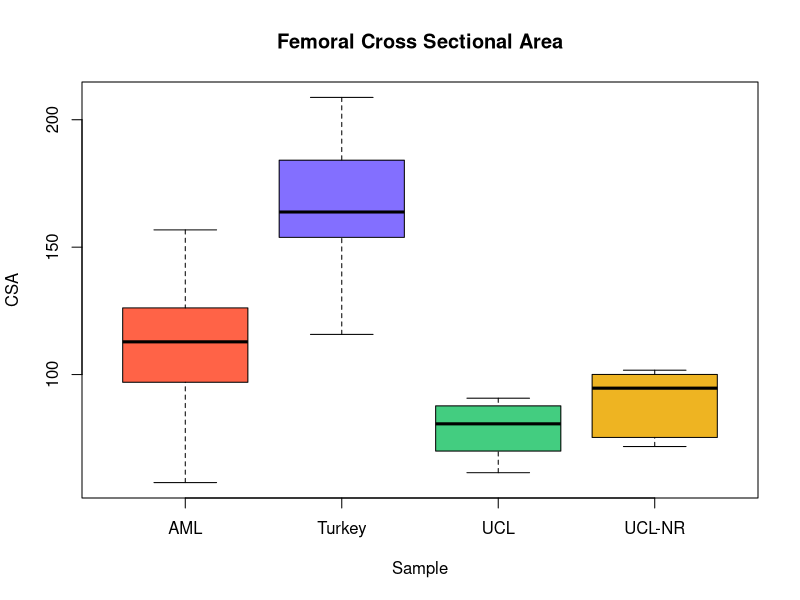
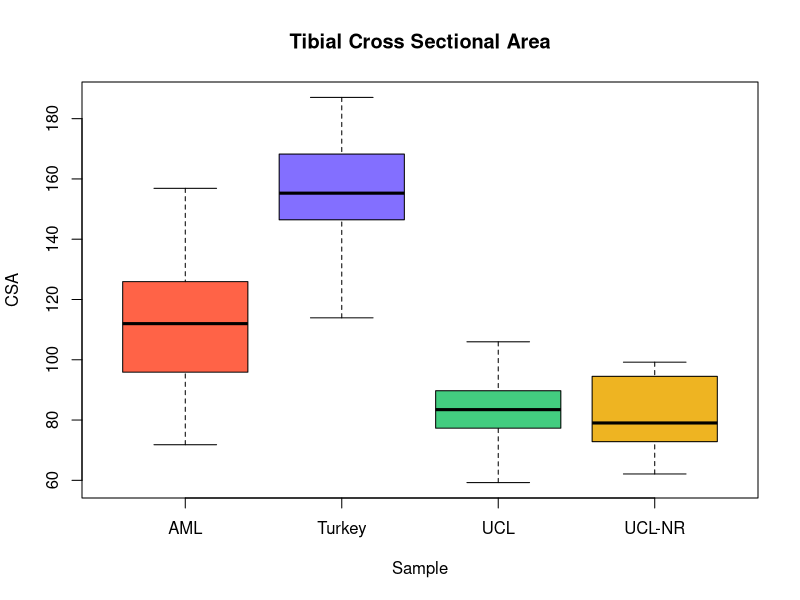
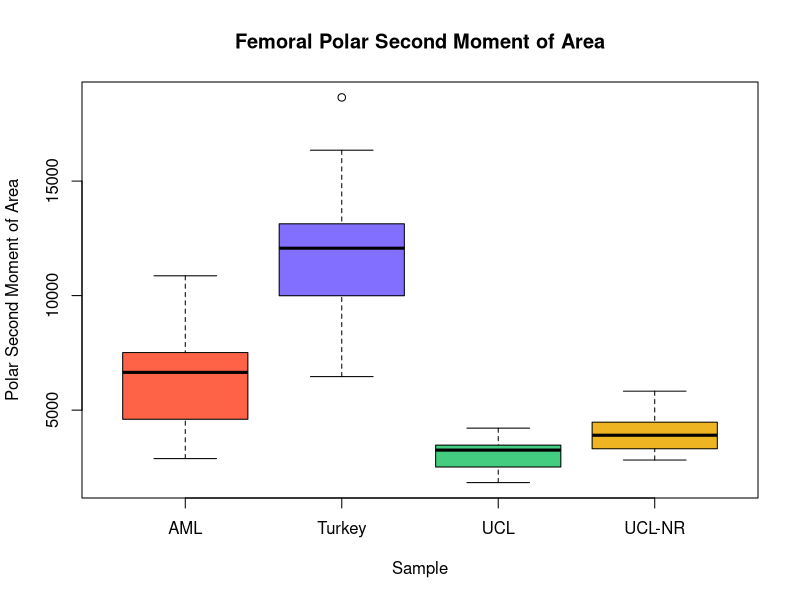
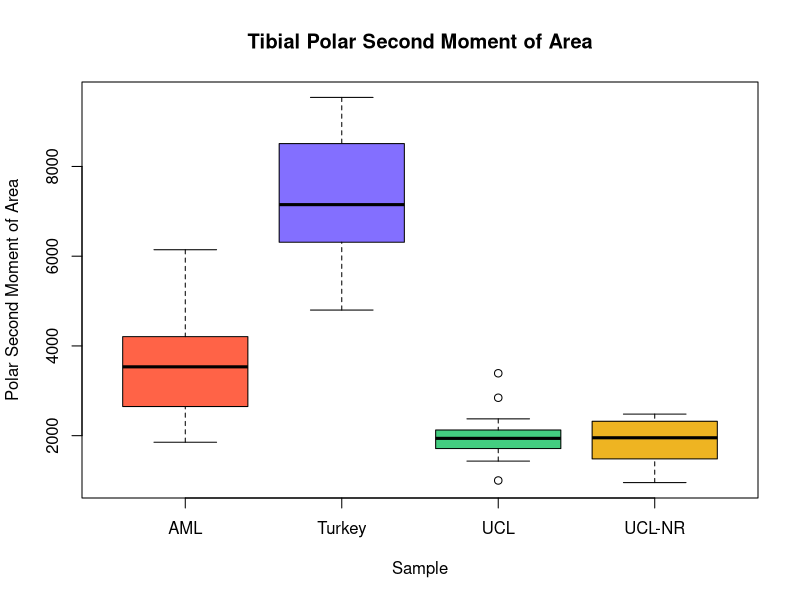
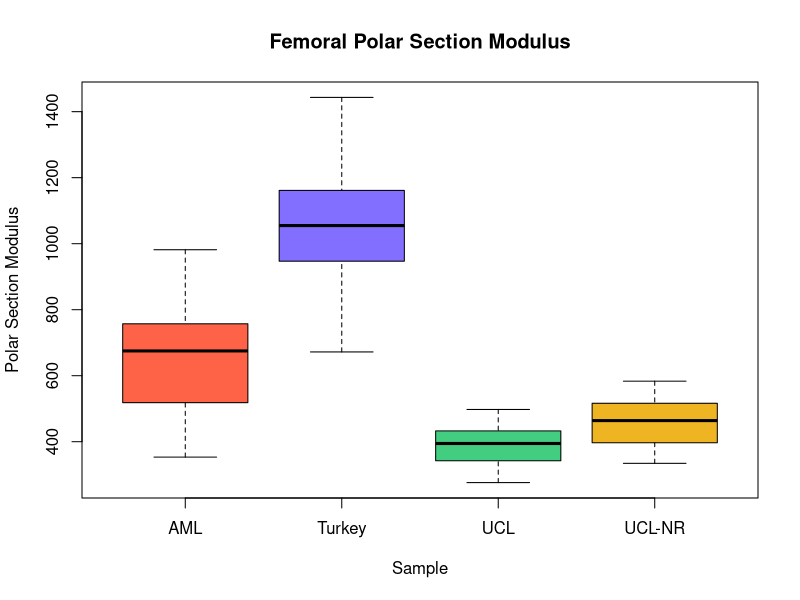
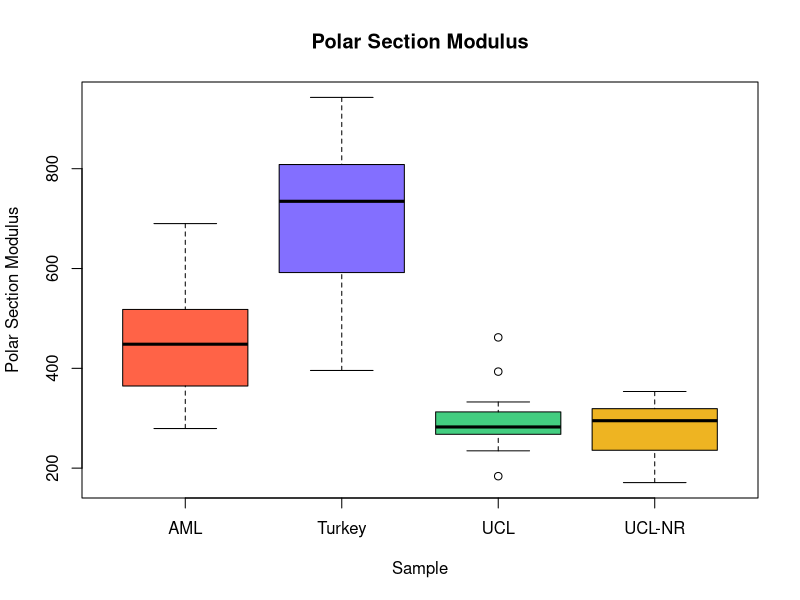
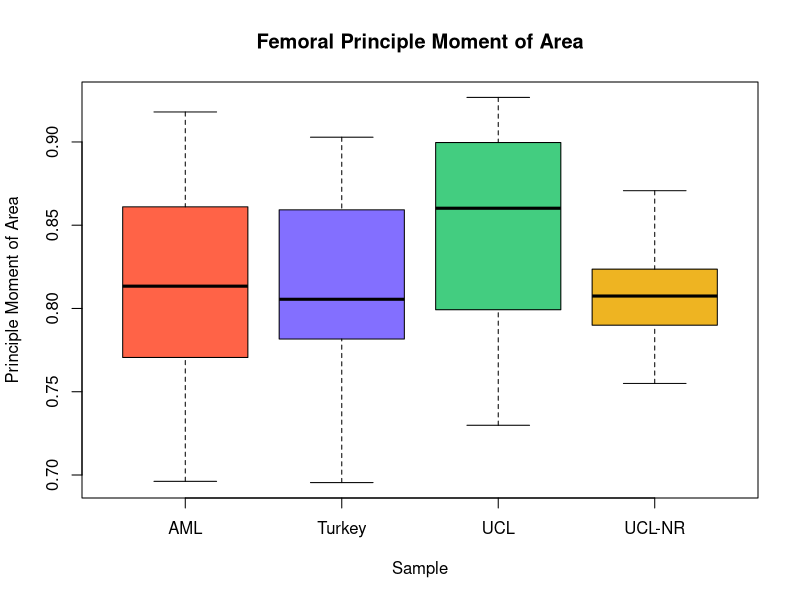
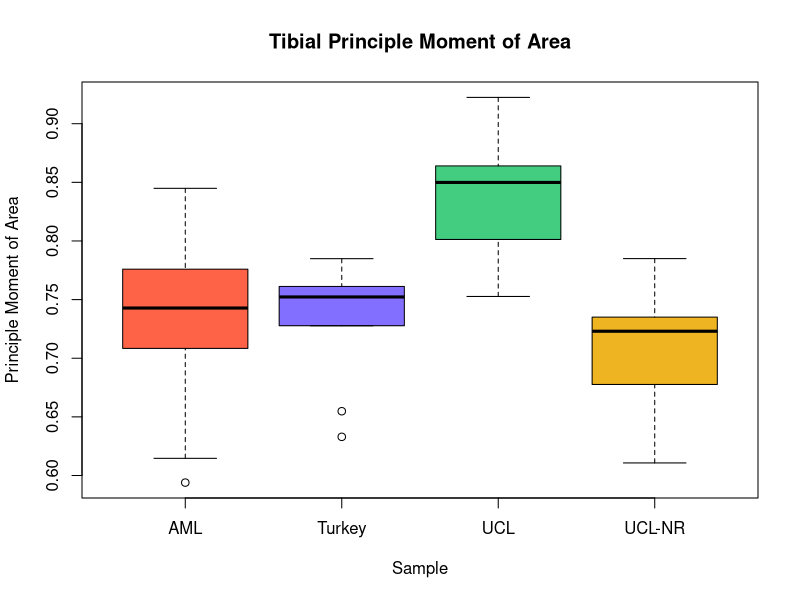

Here is the R script that generated these plots, in order:
library(tidyverse)

#getting data into r
femur<-read.csv(file="Femur.csv", sep=",",header=T)
tibia<-read.csv(file="Tibia.csv",sep=",",header=T)

#creating color vector
colors<-c("tomato1","slateblue1","seagreen3","goldenrod2")

#CSA boxplots
boxplot(femur$CSA~femur$Sample, xlab="Sample", ylab="CSA", main="Femoral Cross Sectional Area", col=colors)
boxplot(tibia$CSA~tibia$Sample, xlab="Sample", ylab="CSA", main="Tibial Cross Sectional Area", col=colors)

#J boxplots
boxplot(femur$J~femur$Sample, xlab="Sample", ylab="Polar Second Moment of Area", main="Femoral Polar Second Moment of Area", col=colors)
boxplot(tibia$J~tibia$Sample, xlab="Sample", ylab="Polar Second Moment of Area", main="Tibial Polar Second Moment of Area", col=colors)

#Zpol boxplots
boxplot(femur$Zpol~femur$Sample, xlab="Sample", ylab="Polar Section Modulus", main="Femoral Polar Section Modulus", col=colors)
boxplot(tibia$Zpol~tibia$Sample, xlab="Sample", ylab="Polar Section Modulus", main="Polar Section Modulus", col=colors)

#Imin/Imax boxplots
boxplot(femur$Ratio~femur$Sample, xlab="Sample", ylab="Principle Moment of Area", main="Femoral Principle Moment of Area", col=colors)
boxplot(tibia$Ratio~tibia$Sample, xlab="Sample", ylab="Principle Moment of Area", main="Tibial Principle Moment of Area", col=colors)
